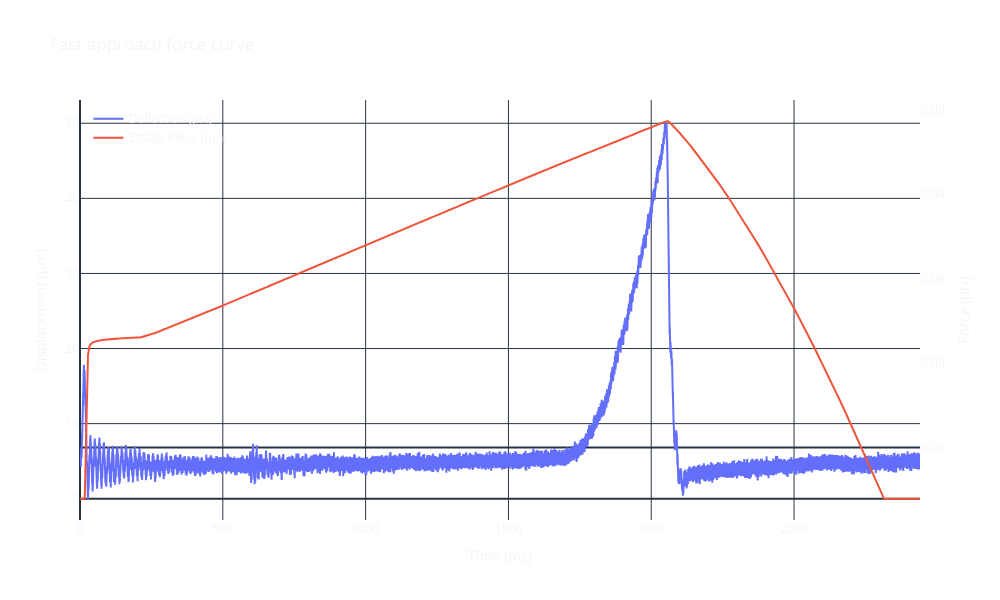

Notebook code for this chart:
### Code cell
import plotly.graph_objects as go
import plotly.io as pio

pio.templates.default = 'plotly_dark'  # or try 'ggplot2', 'seaborn', etc.
print(pio.templates)

fig = go.Figure()

# Plot deflection vs time
fig.add_trace(go.Scatter(
    x=time_s,
    y=deflection_zero_uN,
    mode='lines',
    name='Deflection (µN)',
    yaxis='y1'  # Link to the first y-axis
))

# Plot piezo vs time
fig.add_trace(go.Scatter(
    x=time_s,
    y=piezo_um,
    mode='lines',
    name='Zstage Piezo (µm)',
    yaxis='y2'  # Link to the second y-axis
))

fig.update_layout(
    title='Fast approach force curve',
    xaxis=dict(
        title='Time (ms)',
        showgrid=True  # Remove x-axis grid
    ),
    yaxis=dict(
        title='Force (µN)',
        tickformat='.2f',
        side='right',
        showgrid=False  # Remove y-axis grid
    ),
    yaxis2=dict(
        title='Displacement (µm)',
        overlaying='y',
        side='left',
        showgrid=True  # Remove secondary y-axis grid
    ),
    legend=dict(x=0.01, y=0.99),
    width=1000,
    height=600,
    paper_bgcolor='rgba(0,0,0,0)',  # Transparent background
    plot_bgcolor='rgba(0,0,0,0)'    # Transparent plot area
)

fig.show()

### Figure 1 — Plotly figure (JSON) as saved in the notebook; plotly's stock layout.template omitted (floating-point values rounded to 4 significant figures; data arrays with more than 128 entries replaced by an {"elided": "..."} marker saying what was removed)
{"data": [{"mode": "lines", "name": "Deflection (µN)", "type": "scatter", "x": {"elided": "73526 float values"}, "y": {"elided": "73526 float values"}, "yaxis": "y"}, {"mode": "lines", "name": "Zstage Piezo (µm)", "type": "scatter", "x": {"elided": "73526 float values"}, "y": {"elided": "73526 float values"}, "yaxis": "y2"}], "layout": {"height": 600, "legend": {"x": 0.01, "y": 0.99}, "paper_bgcolor": "rgba(0,0,0,0)", "plot_bgcolor": "rgba(0,0,0,0)", "title": {"text": "Fast approach force curve"}, "width": 1000, "xaxis": {"showgrid": true, "title": {"text": "Time (ms)"}}, "yaxis": {"showgrid": false, "side": "right", "tickformat": ".2f", "title": {"text": "Force (µN)"}}, "yaxis2": {"overlaying": "y", "showgrid": true, "side": "left", "title": {"text": "Displacement (µm)"}}}}
